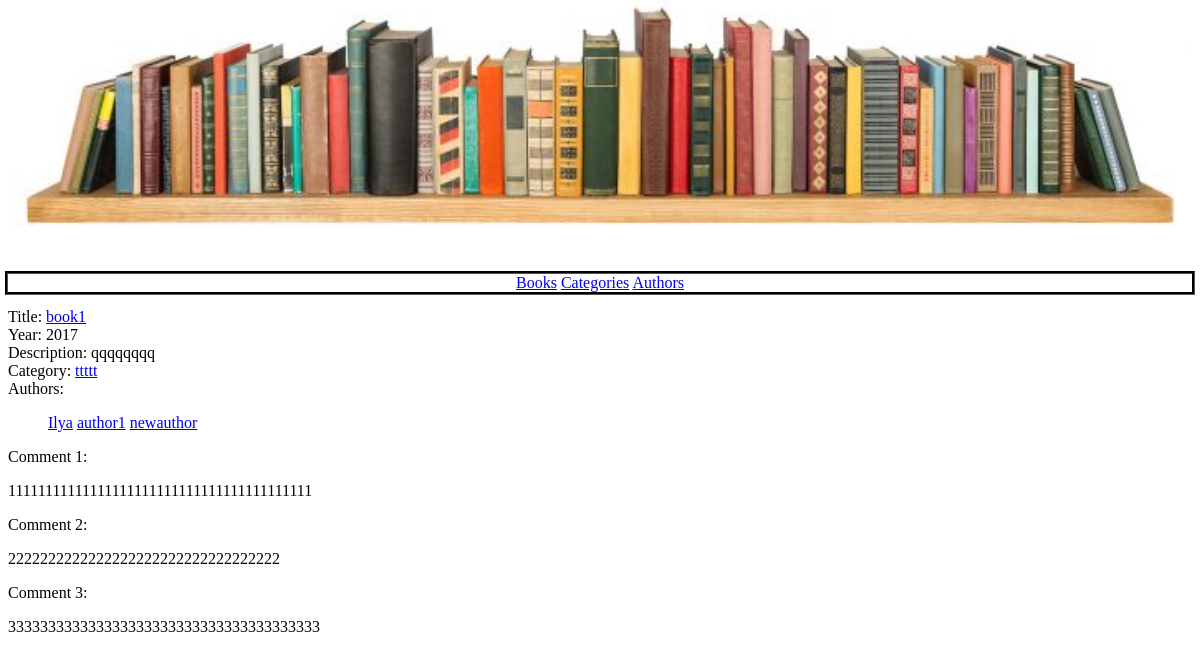
/books/detail/1/, run on an earlier commit of the app's database.
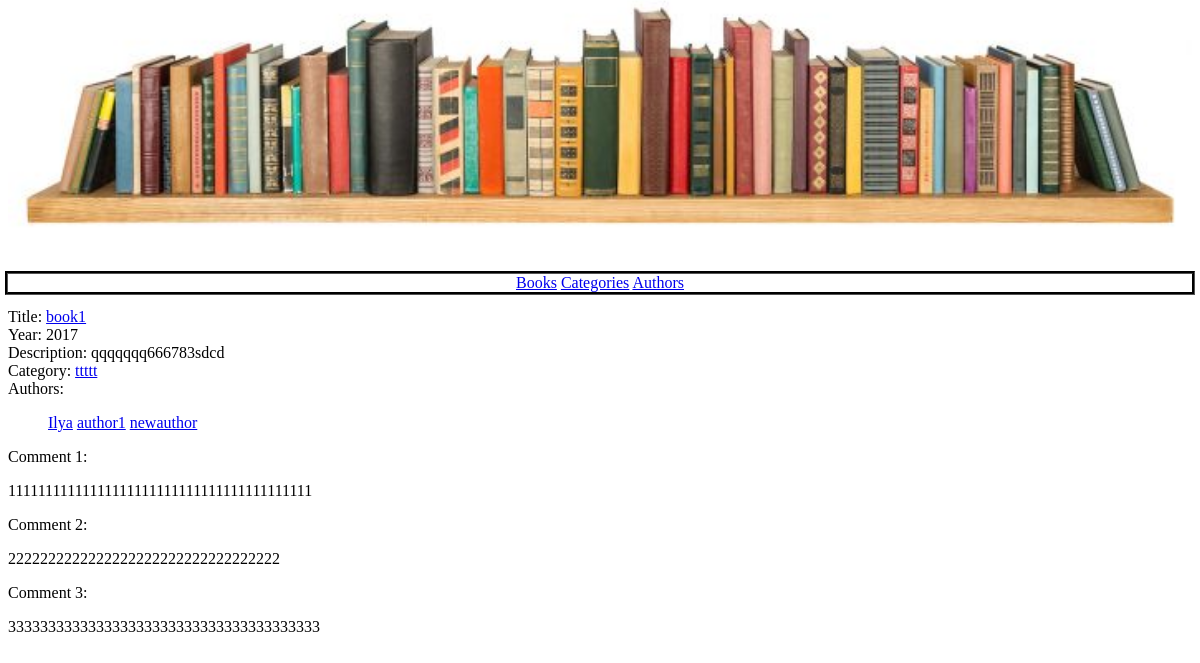
And on a later commit of the database.
### djangoapp/models.py (models this page shows)
class Book(models.Model):
    title = models.CharField(max_length=30)
    year = models.IntegerField()
    description = models.TextField(max_length=1000)
    authors = models.ManyToManyField(Author)
    category = models.ForeignKey(Category)
    picture = models.ImageField(default="static/cat.jpeg", upload_to='images')
    preview = models.ImageField(default="static/cat.jpeg", upload_to='images')

class Category(models.Model):
    title = models.CharField(max_length=20)

class Author(models.Model):
    name = models.CharField(max_length=30)
    born_year = models.IntegerField()

class Comment(models.Model):
    text = models.TextField(max_length=1000)
    book = models.ForeignKey(Book)

### djangoapp/views.py (the view)
# urls.py: url(r'^books/detail/(?P<pk>\d+)/$', views.BookDetailView.as_view(), name="BookDetailView"),
class BookDetailView(generic.DetailView):
    template_name = 'book.html'
    model = models.Book
    context_object_name = 'book'
    def get_context_data(self, **kwargs):
        context = super(BookDetailView, self).get_context_data(**kwargs)
        context['comments'] = models.Comment.objects.filter(book_id = self.kwargs['pk'])
        return context

### djangoapp/templates/book.html
{% extends 'base.html' %}
{% block content %}
   <lable>Title: </lable>
    <a href="/books/{{book.id}}">{{book.title}}</a><br/>
    <lable>Year: </lable>
    <lable>{{book.year}}</lable><br/>
    <lable>Description: </lable>
    <lable>{{book.description}}</lable><br/>
    <lable>Category: </lable>
    <a href="/categories/{{book.category.id}}">{{book.category.title}}</a><br/>
    <lable>Authors: </lable>
    <ul>
        {% for author in book.authors.all %}
            <li>
                <a href="/books/">{{author.name}}</a>
            </li>
        {% endfor %}
    </ul>
    {% for comment in comments %}
            <lable>Comment {{comment.id}}:</lable>
            <p>{{comment.text}}</p>
    {% endfor %}
{% endblock %}

### djangoapp/templates/base.html (shortened to what this page needs)
<!DOCTYPE html>
<html lang="en">
<head>
    {% load static %}
    <link rel="stylesheet" href="{% static 'styles/basestyles.css' %}"/>
</head>
<body>
    <header>
    </header>
    <nav>
    {% block nav %}
        <p class="navigation">
            <a href="/books/">Books</a>
            <a href="/categories/">Categories</a>
            <a href="/authors/">Authors</a>
        </p>
    {% endblock %}
    </nav>
    <article>
    {% block content %}
    {% endblock %}
    </article>
</body>
</html>

### djangoapp/static/styles/basestyles.css (style rules this page uses)
ul li { display:inline-block; list-style-type:none; }
header { background-image: url("../images/header_background.jpg"); background-size: cover; height: 350px; margin: -100px 0px 0px 0px; }
nav { position:relative; outline:#000 groove; align-items: center; }
.navigation { text-align: center; }

What changed in the data, as far as the page shows it:
changed Book "book1": description "qqqqqqqq" → "qqqqqqq666783sdcd"
